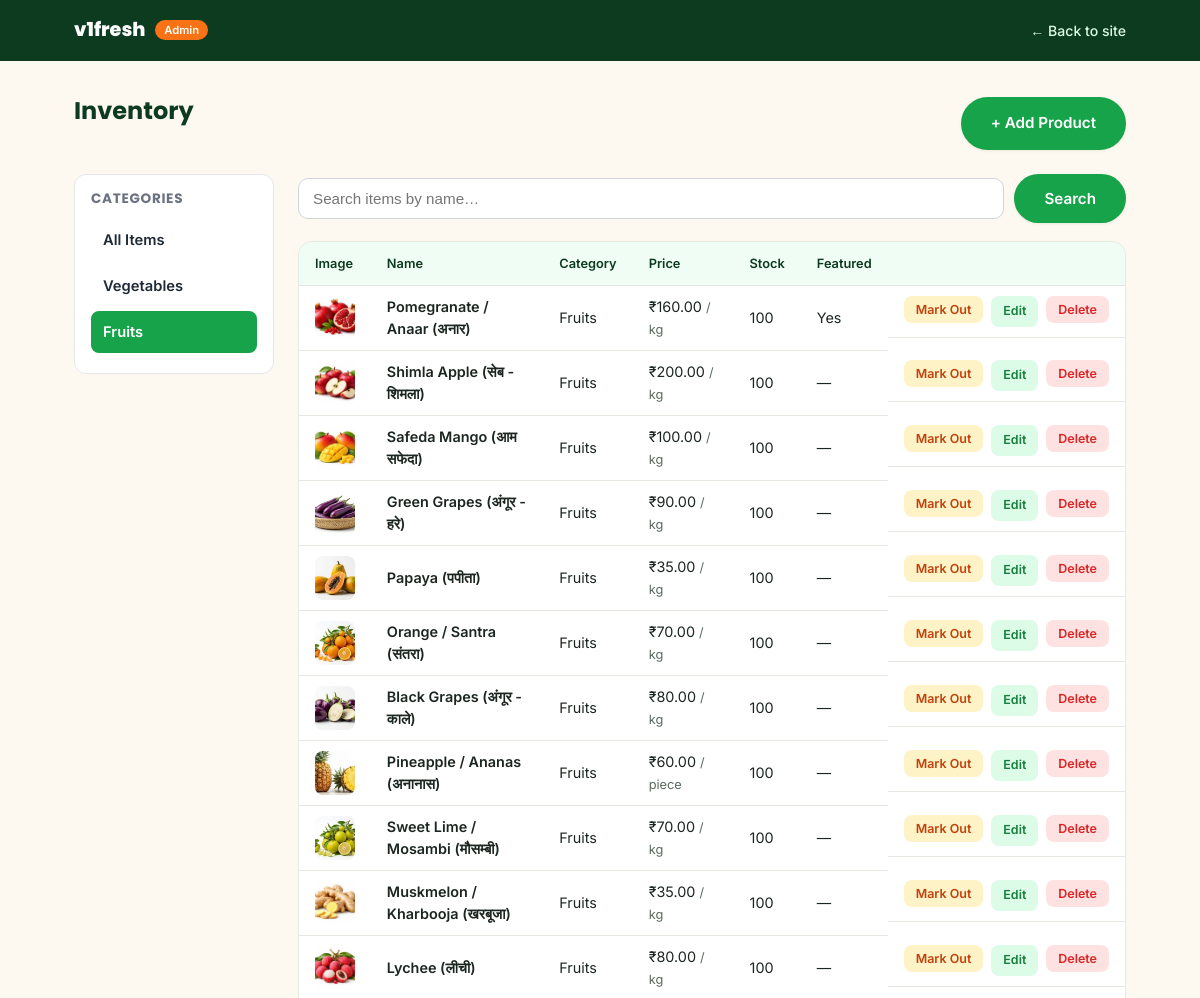
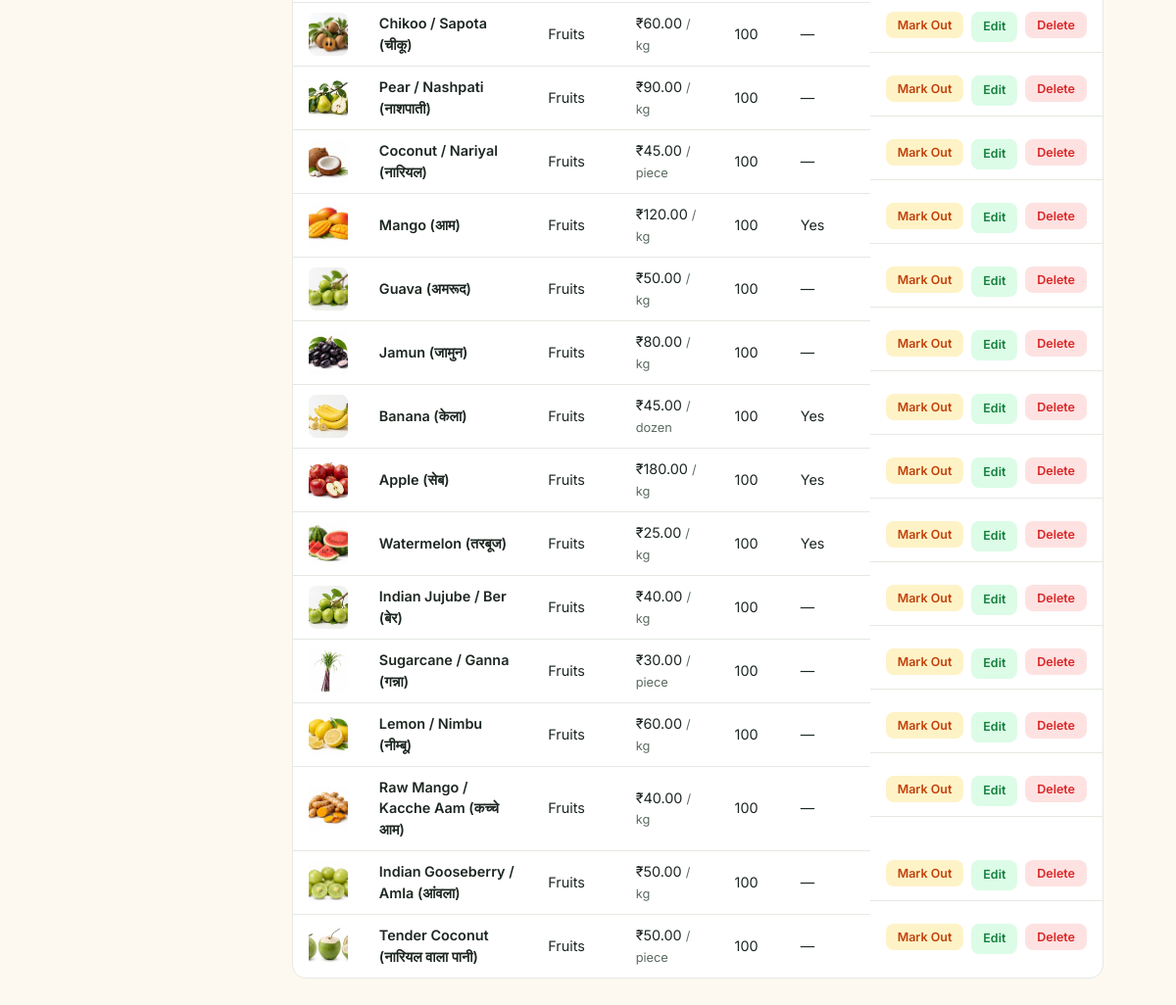
Page /admin/?category=fruits on the committed database (2 pictures, top to bottom).
### models.py (models this page shows, shortened)
class Product(db.Model):
    __tablename__ = "products"
    id = db.Column(db.Integer, primary_key=True)
    name = db.Column(db.String(120), nullable=False)
    slug = db.Column(db.String(120), unique=True, nullable=False)
    category_id = db.Column(db.Integer, db.ForeignKey("categories.id"), nullable=False)
    price = db.Column(db.Float, nullable=False)           # current selling price
    mrp = db.Column(db.Float, nullable=True)               # original/strike-through price
    unit = db.Column(db.String(30), nullable=False, default="kg")  # kg, dozen, piece, bunch, gram
    image = db.Column(db.String(255), nullable=False, default="")
    description = db.Column(db.Text, nullable=True)
    stock = db.Column(db.Integer, nullable=False, default=100)
    is_featured = db.Column(db.Boolean, default=False)
    is_organic = db.Column(db.Boolean, default=False)
    season = db.Column(db.String(20), nullable=False, default="all-season")  # winter, summer, monsoon, all-season
    rating = db.Column(db.Float, default=4.5)
    created_at = db.Column(db.DateTime, default=datetime.utcnow)

class Category(db.Model):
    __tablename__ = "categories"
    id = db.Column(db.Integer, primary_key=True)
    name = db.Column(db.String(80), nullable=False)
    slug = db.Column(db.String(80), unique=True, nullable=False)
    image = db.Column(db.String(255), nullable=False, default="")
    sort_order = db.Column(db.Integer, default=0)
    products = db.relationship("Product", backref="category", lazy=True)

### routes/admin.py (the view)
@admin_bp.route("/")
def dashboard():
    cat_slug = request.args.get("category")
    search_query = request.args.get("q", "").strip()
    query = Product.query
    active_category = None
    if cat_slug in ("vegetables", "fruits"):
        active_category = Category.query.filter_by(slug=cat_slug).first()
        if active_category:
            query = query.filter_by(category_id=active_category.id)
        else:
            cat_slug = None
    else:
        cat_slug = None
    if search_query:
        query = query.filter(Product.name.ilike(f"%{search_query}%"))
    products = query.order_by(Product.id.desc()).all()
    return render_template(
        "admin/dashboard.html",
        products=products,
        active_category=cat_slug,
        search_query=search_query,
    )

### templates/admin/dashboard.html (shortened to what this page needs)
<!DOCTYPE html>
<html lang="en">
<head>
    <link rel="stylesheet" href="{{ url_for('static', filename='css/style.css', v='20260714') }}">
    <link rel="stylesheet" href="{{ url_for('static', filename='css/admin.css', v='20260714') }}">
</head>
<body class="admin-body">
    <header class="admin-topbar">
        <div class="admin-topbar-inner">
            <span class="admin-brand"><span class="brand-mark">v1</span><span class="brand-rest">fresh</span> <span class="admin-tag">Admin</span></span>
            <a href="{{ url_for('main.home') }}" class="admin-back-link">← Back to site</a>
        </div>
    </header>
    <main class="admin-main">
        <div class="admin-header-row">
            <h1>Inventory</h1>
            <a href="{{ url_for('admin.new_product') }}" class="btn btn-primary">+ Add Product</a>
        </div>
        <div class="admin-layout">
            <aside class="admin-sidebar">
                <h3>Categories</h3>
                <a href="{{ url_for('admin.dashboard') }}" class="admin-sidebar-link {{ 'active' if not active_category }}">All Items</a>
                <a href="{{ url_for('admin.dashboard', category='vegetables') }}" class="admin-sidebar-link {{ 'active' if active_category == 'vegetables' }}">Vegetables</a>
                <a href="{{ url_for('admin.dashboard', category='fruits') }}" class="admin-sidebar-link {{ 'active' if active_category == 'fruits' }}">Fruits</a>
            </aside>
            <div class="admin-content">
                <form class="admin-search" method="get" action="{{ url_for('admin.dashboard') }}">
                    <input type="text" name="q" value="{{ search_query }}" placeholder="Search items by name…" autocomplete="off">
                    <button type="submit" class="btn btn-primary">Search</button>
                </form>
                <div class="admin-table-wrap">
            <table class="admin-table">
                <thead>
                    <tr>
                        <th>Image</th>
                        <th>Name</th>
                        <th>Category</th>
                        <th>Price</th>
                        <th>Stock</th>
                        <th>Featured</th>
                        <th></th>
                    </tr>
                </thead>
                <tbody>
                    {% for product in products %}
                    <tr>
                        <td><img src="{{ product.image }}" alt="{{ product.name }}" class="admin-thumb"></td>
                        <td class="admin-product-name">{{ product.name }}</td>
                        <td>{{ product.category.name if product.category else "—" }}</td>
                        <td>₹{{ "%.2f"|format(product.price) }} <span class="admin-unit">/ {{ product.unit }}</span></td>
                        <td>
                            {% if product.stock > 0 %}
                                {{ product.stock }}
                            {% else %}
                                <span class="admin-out-of-stock">Out of stock</span>
                            {% endif %}
                        </td>
                        <td>{{ "Yes" if product.is_featured else "—" }}</td>
                        <td class="admin-actions">
                            <form action="{{ url_for('admin.toggle_stock', product_id=product.id) }}" method="post" class="admin-toggle-form">
                                {% if product.stock > 0 %}
                                    <button type="submit" class="admin-btn-toggle admin-btn-mark-out">Mark Out</button>
                                {% else %}
                                    <button type="submit" class="admin-btn-toggle admin-btn-mark-in">Mark In Stock</button>
                                {% endif %}
                            </form>
                            <a href="{{ url_for('admin.edit_product', product_id=product.id) }}" class="admin-btn-edit">Edit</a>
                            <form action="{{ url_for('admin.delete_product', product_id=product.id) }}" method="post" class="admin-delete-form" onsubmit="return confirm('Delete \'{{ product.name }}\'? This cannot be undone.');">
                                <button type="submit" class="admin-btn-delete">Delete</button>
                            </form>
                        </td>
                    </tr>
                    {% else %}
                    <tr>
                        <td colspan="7" class="admin-empty">
                            {% if search_query %}Product not found{% else %}No products yet. Add your first one.{% endif %}
                        </td>
                    </tr>
                    {% endfor %}
                </tbody>
            </table>
                </div>
            </div>
        </div>
    </main>
</body>
</html>

### static/css/style.css (style rules this page uses)
:root { --green-50: #f0fdf4; --green-100: #dcfce7; --green-600: #16a34a; --green-650: #138f42; --green-700: #15803d; --green-900: #0d3b1f; --footer-navy: #0f172a; --cream: #fef9f0; --white: #ffffff; --ink: #1c2620; --ink-soft: #5b6b60; --border: #e4e9e1; --orange: #f97316; --orange-dark: #c2410c; --amber: #fbbf24; --red: #dc2626; --radius-sm: 8px; --radius-md: 14px; --radius-lg: 24px; --shadow-sm: 0 1px 3px rgba(13, 59, 31, 0.08); --shadow-md: 0 8px 24px rgba(13, 59, 31, 0.10); --shadow-lg: 0 16px 40px rgba(13, 59, 31, 0.14); --font-display: 'Poppins', sans-serif; --font-body: 'Inter', sans-serif; }
* { box-sizing: border-box; }
html { scroll-behavior: smooth; }
body { margin: 0; font-family: var(--font-body); color: var(--ink); background: var(--cream); line-height: 1.5; -webkit-font-smoothing: antialiased; }
h1, h2, h3, h4 { font-family: var(--font-display); color: var(--green-900); margin: 0 0 0.4em; line-height: 1.2; }
a { text-decoration: none; color: inherit; }
img { max-width: 100%; display: block; }
button { font-family: inherit; cursor: pointer; }
.btn { display: inline-flex; align-items: center; justify-content: center; gap: 8px; padding: 13px 28px; border-radius: 999px; font-weight: 600; font-size: 0.95rem; border: 2px solid transparent; transition: transform 0.15s ease, box-shadow 0.15s ease, background 0.15s ease; }
.btn-primary { background: var(--green-600); color: var(--white); box-shadow: var(--shadow-sm); }
.brand-mark { color: var(--white); }
.brand-rest { color: var(--white); }

### rows in the picture
Product: image (picture), name "Pomegranate / Anaar (अनार)", category "Fruits", price "160.00", unit "kg", stock "100", is_featured "Yes", shows "Mark Out"
Product: image (picture), name "Shimla Apple (सेब - शिमला)", category "Fruits", price "200.00", unit "kg", stock "100", is_featured "—", shows "Mark Out"
Product: image (picture), name "Safeda Mango (आम सफेदा)", category "Fruits", price "100.00", unit "kg", stock "100", is_featured "—", shows "Mark Out"
Product: image (picture), name "Green Grapes (अंगूर - हरे)", category "Fruits", price "90.00", unit "kg", stock "100", is_featured "—", shows "Mark Out"
Product: image (picture), name "Papaya (पपीता)", category "Fruits", price "35.00", unit "kg", stock "100", is_featured "—", shows "Mark Out"
Product: image (picture), name "Orange / Santra (संतरा)", category "Fruits", price "70.00", unit "kg", stock "100", is_featured "—", shows "Mark Out"
Product: image (picture), name "Black Grapes (अंगूर - काले)", category "Fruits", price "80.00", unit "kg", stock "100", is_featured "—", shows "Mark Out"
Product: image (picture), name "Pineapple / Ananas (अनानास)", category "Fruits", price "60.00", unit "piece", stock "100", is_featured "—", shows "Mark Out"
Product: image (picture), name "Sweet Lime / Mosambi (मौसम्बी)", category "Fruits", price "70.00", unit "kg", stock "100", is_featured "—", shows "Mark Out"
Product: image (picture), name "Muskmelon / Kharbooja (खरबूजा)", category "Fruits", price "35.00", unit "kg", stock "100", is_featured "—", shows "Mark Out"
Product: image (picture), name "Lychee (लीची)", category "Fruits", price "80.00", unit "kg", stock "100", is_featured "—", shows "Mark Out"
Product: image (picture), name "Chikoo / Sapota (चीकू)", category "Fruits", price "60.00", unit "kg", stock "100", is_featured "—", shows "Mark Out"
Product: image (picture), name "Pear / Nashpati (नाशपाती)", category "Fruits", price "90.00", unit "kg", stock "100", is_featured "—", shows "Mark Out"
Product: image (picture), name "Coconut / Nariyal (नारियल)", category "Fruits", price "45.00", unit "piece", stock "100", is_featured "—", shows "Mark Out"
Product: image (picture), name "Mango (आम)", category "Fruits", price "120.00", unit "kg", stock "100", is_featured "Yes", shows "Mark Out"
Product: image (picture), name "Guava (अमरूद)", category "Fruits", price "50.00", unit "kg", stock "100", is_featured "—", shows "Mark Out"
Product: image (picture), name "Jamun (जामुन)", category "Fruits", price "80.00", unit "kg", stock "100", is_featured "—", shows "Mark Out"
Product: image (picture), name "Banana (केला)", category "Fruits", price "45.00", unit "dozen", stock "100", is_featured "Yes", shows "Mark Out"
Product: image (picture), name "Apple (सेब)", category "Fruits", price "180.00", unit "kg", stock "100", is_featured "Yes", shows "Mark Out"
Product: image (picture), name "Watermelon (तरबूज)", category "Fruits", price "25.00", unit "kg", stock "100", is_featured "Yes", shows "Mark Out"
Product: image (picture), name "Indian Jujube / Ber (बेर)", category "Fruits", price "40.00", unit "kg", stock "100", is_featured "—", shows "Mark Out"
Product: image (picture), name "Sugarcane / Ganna (गन्ना)", category "Fruits", price "30.00", unit "piece", stock "100", is_featured "—", shows "Mark Out"
Product: image (picture), name "Lemon / Nimbu (नीम्बू)", category "Fruits", price "60.00", unit "kg", stock "100", is_featured "—", shows "Mark Out"
Product: image (picture), name "Raw Mango / Kacche Aam (कच्चे आम)", category "Fruits", price "40.00", unit "kg", stock "100", is_featured "—", shows "Mark Out"
Product: image (picture), name "Indian Gooseberry / Amla (आंवला)", category "Fruits", price "50.00", unit "kg", stock "100", is_featured "—", shows "Mark Out"
Product: image (picture), name "Tender Coconut (नारियल वाला पानी)", category "Fruits", price "50.00", unit "piece", stock "100", is_featured "—", shows "Mark Out"
